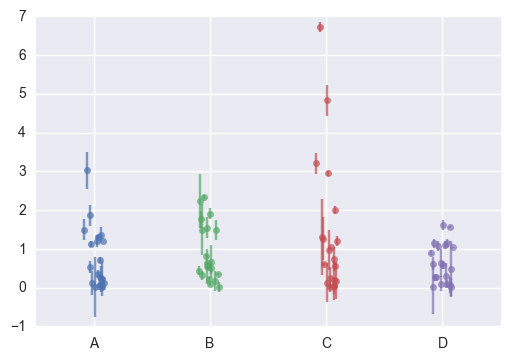

Source code (Python):
import numpy as np
import matplotlib.pyplot as plt
import seaborn as sns
import stripplot_err as ster
np.random.seed(666)

# Generate fake data.
y_vals = []
y_errs = []
for i in range(4):
    y_vals.append(np.random.exponential(1, size=20))
    y_errs.append(np.random.exponential(0.2, size=20))

# Define the labels and generate the plot.
labels = ['A', 'B', 'C', 'D']
ax = ster.stripplot_err(y_vals, y_errs, labels=labels, alpha=0.7,
                        markersize=5)
plt.savefig('example.png', bbox_inches='tight')
